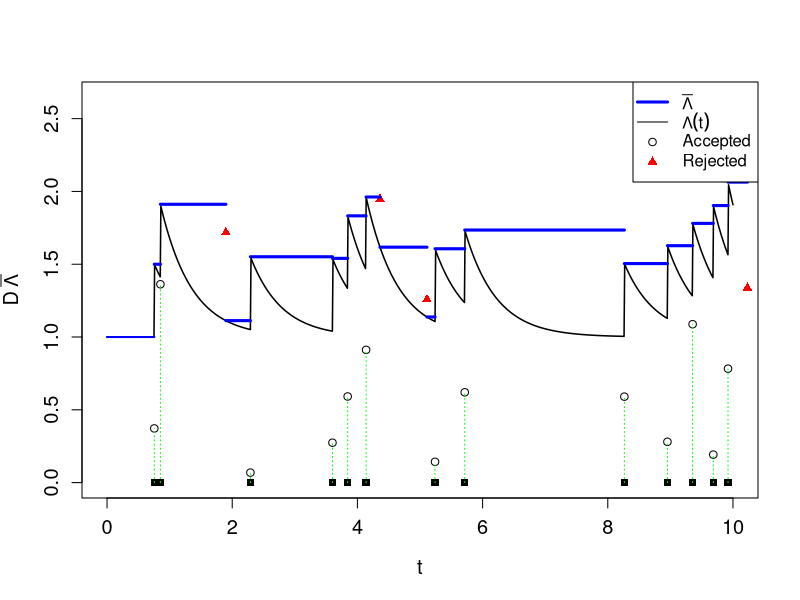

Recreate this plot in R.
#Simulating Univariate Hawkes process by thinning algorithm
par(mfrow=c(1,1))
#Set current time and event counter
t=0
i=1

#time to simulate until
big_T=10;

#Hawkes Process initial parameters
lambda = 1; alpha = 0.5; beta=2;
#lambda = 0.5; alpha = 4; beta=4.5;
#Current maximum of the process
M = lambda;

#function for intensity rate
lambda_t = function(t, t_i, lambda, alpha, beta){lambda + sum(alpha*exp(-beta*(t-t_i[t_i<=t])))}

#checks
#t=4; t_i=c(1,2,3,4,5); alpha=1; beta=1.2;
#1+exp(-1.2*(4-1))+exp(-1.2*(4-2))+exp(-1.2*(4-3))
#lambda_t(t, t_i, lambda, alpha, beta)

P = NULL; # empty vector for accepted times
M_out=NULL; t_out=NULL; E_out=NULL; U_out=NULL; lambdas=NULL;#set up empty vectors for outputs
e=0
#e = 10^(-10) # a tiny value > 0

set.seed(1) #for checking with Hawkes_ogata package
while (t<big_T){
  
  #find new upper bound
  M = lambda_t(t+e, P, lambda, alpha, beta)
  #save upper bounds for plots
  M_out = append(M_out, M)
  
  #generate next candidate point
  E = rexp(1, M) #i.e. sample inter-arrival time 
  t = t + E #update current time
  
  #save values for plots
  E_out = append(E_out, E) #all arrival times
  t_out = append(t_out, t) #all current times
  
  #accept with some probabilty 
  U = runif(1,0,M)
  U_out = append(U_out, U)
  
  
  if (U<= lambda_t(t, P, lambda, alpha, beta) && t<big_T){
    P = append(P, t) #accepted arrivals
    i = i+1 #update counter
  }
  
}
print(P)

# #check 
# library(hawkesbow)
# set.seed(1)
# hawkes_ogata(10, lambda=1, alpha=0.5, beta=2)$p
# set.seed(1)
# #par(mfrow=c(1,2))
# plot(hawkes_ogata(10, lambda=1, alpha=0.5, beta=2))

#Plots 

times = seq(0,big_T, by = 0.01)
lambdas = numeric();
for (i in 1:length(times)){
  lambdas[i] = lambda_t(times[i], P, lambda, alpha, beta)
}


plot(times, lambdas, type='l', lwd=1.5,xlab='t', ylab=(expression(D~bar(Lambda))), ylim=c(0, max(U_out)+0.7), main ="", cex.lab=1.2, cex.axis=1.2)

#which are accepted?
v1 = match(P,t_out)
points(P, U_out[v1], col='black', pch=1)

#show time points on x axist
points(P, rep(0, length(U_out[v1])), col="black", pch=15)

#add in dashed vertical lines
for(i in 1:length(P)){
  segments(P[i],0,P[i], U_out[v1][i], col="green", lty=3)
}

#which points are not accepted?
not_accepted = setdiff(t_out,P)
#get indices of those not accepted
v2 = match(not_accepted, t_out)
points(not_accepted, U_out[v2], col='red', pch=17, lwd=3)

#add in upper bounds
segments(0,M_out[1],t_out[1],M_out[1], col = 'blue',lwd=2)
for (i in 1:length(M_out)){
  segments(t_out[i], M_out[i+1],t_out[i+1],M_out[i+1], col = 'blue',lwd=3)
}
legend("topright", legend=c(expression(paste(bar(Lambda))),expression(paste(Lambda(t))), "Accepted", "Rejected"),  pch = c(NA,NA,1,17),lwd=c(3,1,NA,NA), col=c("blue", "black", "black", "red"))


